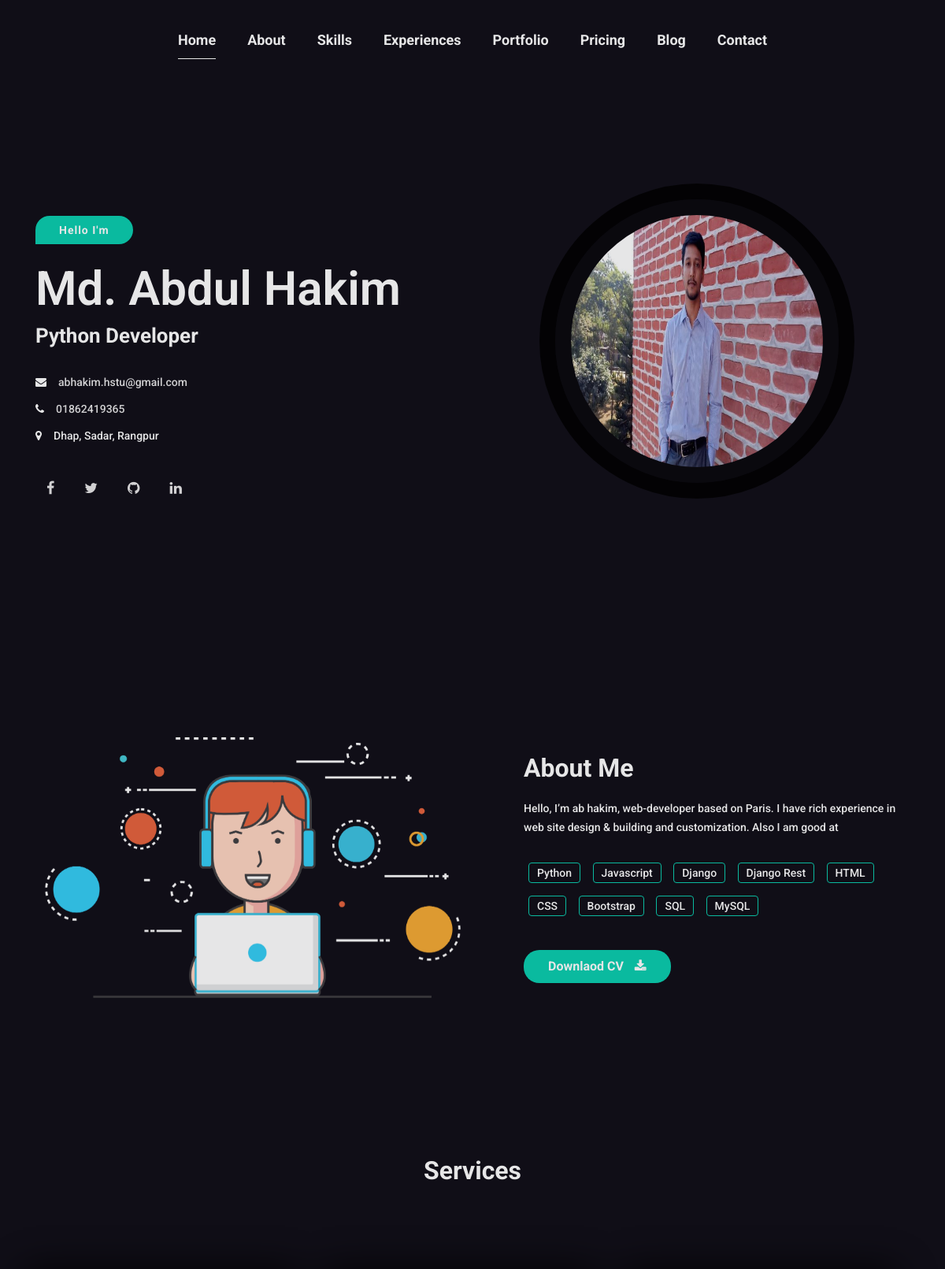
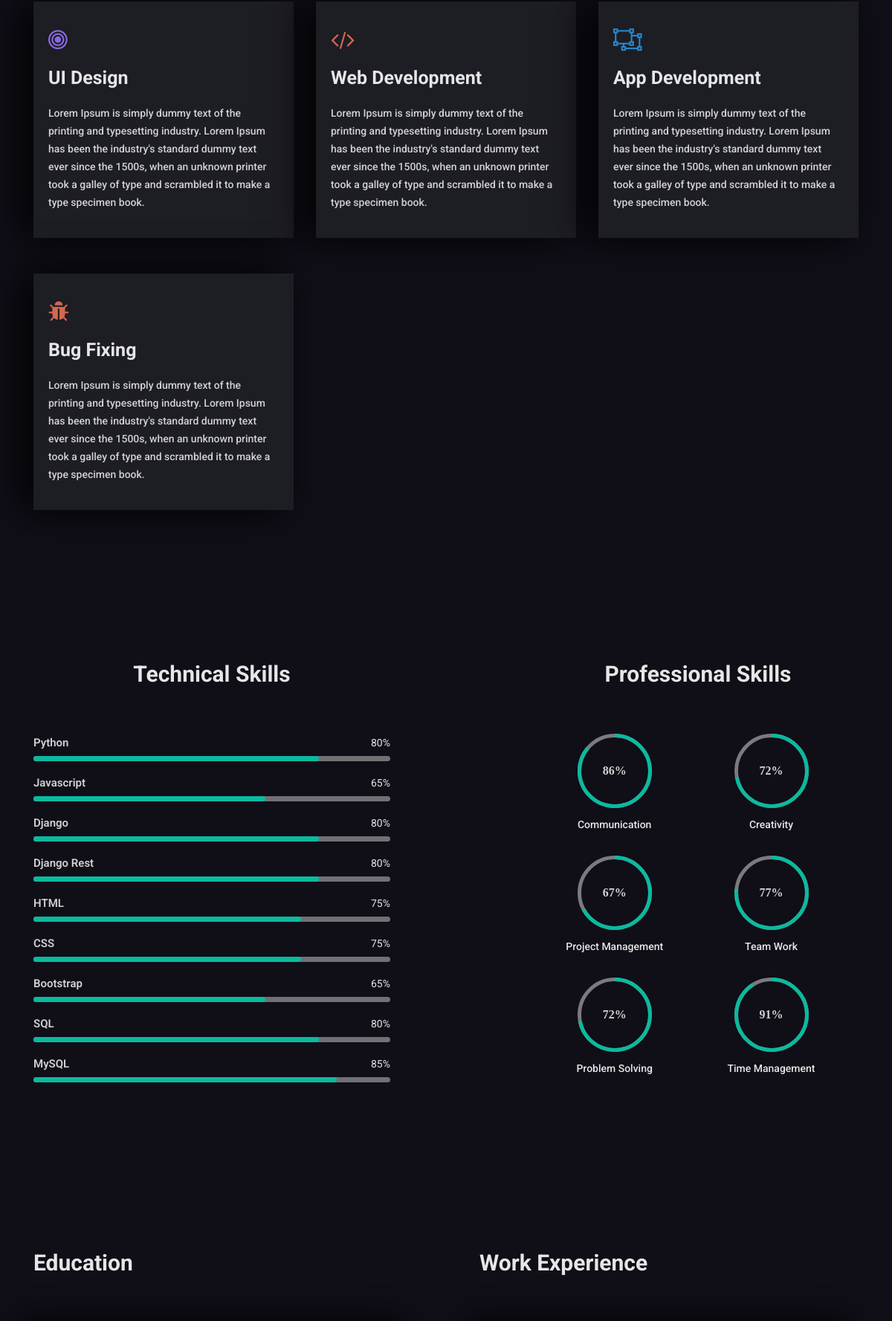
The page / (upper part) on the database its author committed (2 pictures, top to bottom).
### base/models.py (models this page shows, shortened)
class Profile(models.Model):
    name = models.CharField(max_length=100)
    profession = models.CharField(max_length=255)
    image = models.ImageField(upload_to='profile', blank=True)
    email = models.EmailField(max_length=100)
    phone = models.CharField(max_length=15)
    address = models.CharField(max_length=255)
    facebook = models.URLField(max_length=1000)
    twitter = models.URLField(max_length=1000)
    github = models.URLField(max_length=1000)
    linkedin = models.URLField(max_length=1000)
    is_active = models.BooleanField(default=False)

class About(models.Model):
    image = models.ImageField(upload_to='about', blank=True)
    description = models.CharField(max_length=1000)
    is_active = models.BooleanField(default=False)

class Skill(models.Model):
    name = models.CharField(max_length=255)
    category = models.CharField(max_length=255, choices=SKILL_CATEGORY, default='technical')
    proficiency = models.IntegerField()
    is_active = models.BooleanField(default=False)

class Service(models.Model):
    logo = models.CharField(max_length=255)
    tittle = models.CharField(max_length=255)
    description = models.CharField(max_length=1000)
    is_active = models.BooleanField(default=False)

### base/views.py (the view)
# urls.py: path('', views.index, name='index'),
def index(request):
    profiles = Profile.objects.filter(is_active=True)
    abouts = About.objects.filter(is_active=True)
    skills = Skill.objects.filter(category='technical')
    services = Service.objects.filter(is_active=True)
    t_skills = Skill.objects.filter(category='technical')
    p_skills = Skill.objects.filter(category='professional')
    educations = Education.objects.filter(is_active=True)
    experiences = Experience.objects.filter(is_active=True)
    address = Location.objects.all().last()
    categories = Category.objects.all().order_by('name')
    blogs = Blog.objects.all()
    location = geocoder.osm(address)
    lat = location.lat
    lng = location.lng
    country = location.country
    if lat == None or lng == None:
        address.delete()
        return HttpResponse('You address input is invalid')
    m = folium.Map(location=[19, -12], zoom_start=2)
    folium.Marker([lat, lng], tooltip='Click for more', popup=address).add_to(m)
    m = m._repr_html_()
    context = {
        'profiles': profiles,
        'abouts': abouts,
        'skills': skills,
        'services': services,
        't_skills': t_skills,
        'p_skills': p_skills,
        'educations': educations,
        'experiences': experiences,
        'categories': categories,
        'blogs': blogs,
        'my_map': m,
    }
    return render(request, 'home.html', context)

### templates/home.html (shortened to what this page needs)
{% load static %}
<!doctype html>
<html lang="en">
    <head>
        <link rel="stylesheet" href="{% static 'assets/icons/font-awesome-4.7.0/css/font-awesome.min.css' %}">
        <link rel="stylesheet" href="{% static 'assets/plugins/css/bootstrap.min.css' %}">
        <link rel="stylesheet" href="{% static 'assets/plugins/css/animate.css' %}">
        <link rel="stylesheet" href="{% static 'assets/plugins/css/owl.css' %}">
        <link rel="stylesheet" href="{% static 'assets/plugins/css/jquery.fancybox.min.css' %}">
        <link rel="stylesheet" href="{% static 'assets/css/styles.css' %}">
        <link rel="stylesheet" href="{% static 'assets/css/responsive.css' %}">
        <link rel="alternate stylesheet" href="{% static 'assets/css/colors/blue.css' %}" title="blue">
        <link rel="stylesheet" href="{% static 'assets/css/colors/defauld.css' %}" title="defauld">
        <link rel="alternate stylesheet" href="{% static 'assets/css/colors/green.css' %}" title="green">
        <link rel="alternate stylesheet" href="{% static 'assets/css/colors/blue-munsell.css' %}" title="blue-munsell">
        <link rel="alternate stylesheet" href="{% static 'assets/css/colors/orange.css' %}" title="orange">
        <link rel="alternate stylesheet" href="{% static 'assets/css/colors/purple.css' %}" title="purple">
        <link rel="alternate stylesheet" href="{% static 'assets/css/colors/slate.css' %}" title="slate">
        <link rel="alternate stylesheet" href="{% static 'assets/css/colors/yellow.css' %}" title="yellow">
    </head>
    <body class="dark-vertion black-bg">
        <header class="black-bg mh-header mh-fixed-nav nav-scroll mh-xs-mobile-nav wow fadeInUp" id="mh-header">
            <div class="container">
                <div class="row">
                    <nav class="navbar navbar-expand-lg mh-nav nav-btn">
                        <div class="collapse navbar-collapse" id="navbarSupportedContent">
                            <ul class="navbar-nav mr-auto ml-auto">
                                <li class="nav-item active">
                                    <a class="nav-link" href="#mh-home">Home</a>
                                </li>
                                <li class="nav-item">
                                    <a class="nav-link" href="#mh-about">About</a>
                                </li>
                                <li class="nav-item">
                                   <a class="nav-link" href="#mh-skills">Skills</a>
                                </li>
                                <li class="nav-item">
                                   <a class="nav-link" href="#mh-experience">Experiences</a>
                                </li>
                                <li class="nav-item">
                                    <a class="nav-link" href="#mh-portfolio">Portfolio</a>
                                </li>
                                <li class="nav-item">
                                    <a class="nav-link" href="#mh-pricing">Pricing</a>
                                </li>
                                <li class="nav-item">
                                    <a class="nav-link" href="#mh-blog">Blog</a>
                                </li>
                                <li class="nav-item">
                                   <a class="nav-link" href="#mh-contact">Contact</a>
                                </li>
                            </ul>
                        </div>
                    </nav>
                </div>
            </div>
        </header>
        <section class="mh-home" id="mh-home">
            <div class="home-ovimg">
                <div class="container">
                    <div class="row xs-column-reverse section-separator vertical-middle-content home-padding">
                        {% for profile in profiles %}
                        <div class="col-sm-6">
                            <div class="mh-header-info">
                                <div class="mh-promo wow fadeInUp" data-wow-duration="0.8s" data-wow-delay="0.1s">
                                    <span>Hello I'm</span>
                                </div>
                                <h2 class="wow fadeInUp" data-wow-duration="0.8s" data-wow-delay="0.2s">{{ profile.name }}</h2>
                                <h4 class="wow fadeInUp" data-wow-duration="0.8s" data-wow-delay="0.3s">{{ profile.profession }}</h4>
                                <ul>
                                    <li class="wow fadeInUp" data-wow-duration="0.8s" data-wow-delay="0.4s"><i class="fa fa-envelope"></i><a href="mailto:">{{ profile.email }}</a></li>
                                    <li class="wow fadeInUp" data-wow-duration="0.8s" data-wow-delay="0.5s"><i class="fa fa-phone"></i><a href="callto:">{{ profile.phone }}</a></li>
                                    <li class="wow fadeInUp" data-wow-duration="0.8s" data-wow-delay="0.6s"><i class="fa fa-map-marker"></i><address>{{ profile.address }}</address></li>
                                </ul>
                                <ul class="social-icon wow fadeInUp" data-wow-duration="0.8s" data-wow-delay="0.7s">
                                    <li><a href="{{ profile.facebook }}"><i class="fa fa-facebook"></i></a></li>
                                    <li><a href="{{ profile.twitter }}"><i class="fa fa-twitter"></i></a></li>
                                    <li><a href="{{ profile.github }}"><i class="fa fa-github"></i></a></li>
                                    <li><a href="{{ profile.linkedin }}"><i class="fa fa-linkedin"></i></a></li>
                                </ul>
                            </div>
                        </div>
                        <div class="col-sm-6">
                            <div class="hero-img wow fadeInUp" data-wow-duration="0.8s" data-wow-delay="0.6s">
                                <div class="img-border">
                                    <img src="{{ profile.image.url }}" alt=""  class="img-fluid">
                                </div>
                            </div>
                        </div>
                        {% endfor %}
                    </div>
                </div>
            </div>
        </section>
        <section class="mh-about" id="mh-about">
            <div class="container">
                <div class="row section-separator">
                    {% for about in abouts %}
                    <div class="col-sm-12 col-md-6">
                        <div class="mh-about-img shadow-2 wow fadeInUp" data-wow-duration="0.8s" data-wow-delay="0.4s">
                            <img src="{{ about.image.url }}" alt="" class="img-fluid">
                        </div>
                    </div>
                    <div class="col-sm-12 col-md-6">
                        <div class="mh-about-inner">
                            <h2 class="wow fadeInUp" data-wow-duration="0.8s" data-wow-delay="0.1s">About Me</h2>
                            <p class="wow fadeInUp" data-wow-duration="0.8s" data-wow-delay="0.2s">{{ about.description }}</p>
                            <div class="mh-about-tag wow fadeInUp" data-wow-duration="0.8s" data-wow-delay="0.3s">
                                <ul>
                                    {% for skill in skills %}
                                    <li><span>{{ skill.name }}</span></li>
                                    {% endfor %}
                                </ul>
                            </div>
                            <a href="#" class="btn btn-fill wow fadeInUp" data-wow-duration="0.8s" data-wow-delay="0.4s">Downlaod CV <i class="fa fa-download"></i></a>
                        </div>
                    </div>
                    {% endfor %}
                </div>
            </div>
        </section>
        <section class="mh-service">
            <div class="container">
                <div class="row section-separator">
                    <div class="col-sm-12 text-center section-title wow fadeInUp" data-wow-duration="0.8s" data-wow-delay="0.2s">
                        <h2>Services</h2>
                    </div>
                    {% for service in services %}
                    <div class="col-md-4 service-div col-sm-12 mt-5">
                        <div class="mh-service-item shadow-1 dark-bg wow fadeInUp" data-wow-duration="0.8s" data-wow-delay="0.3s">
                            <i class="{{ service.logo }}"></i>
                            <h3>{{ service.tittle }}</h3>
                            <p>{{ service.description }}</p>
                        </div>
                    </div>
                    {% endfor %}
                </div>
            </div>
        </section>
        <section class="mh-skills" id="mh-skills">
            <div class="container">
                <div class="row section-separator">
                    <div class="section-title text-center col-sm-12">
                    </div>
                    <div class="col-sm-12 col-md-6">
                        <div class="mh-skills-inner">
                            <div class="mh-professional-skill wow fadeInUp" data-wow-duration="0.8s" data-wow-delay="0.3s">
                                <h3>Technical Skills</h3>
                                <div class="each-skills">
                                    {% for t_skill in t_skills %}
                                    <div class="candidatos">
                                        <div class="parcial">
                                            <div class="info">
                                                <div class="nome">{{ t_skill.name }}</div>
                                                <div class="percentagem-num">{{ t_skill.proficiency }}%</div>
                                            </div>
                                            <div class="progressBar">
                                                <div class="percentagem" style="width: {{ t_skill.proficiency }}%;"></div>
                                            </div>
                                        </div>
                                    </div>
                                    {% endfor %}
                                </div>
                            </div>
                        </div>
                    </div>
                    <div class="col-sm-12 col-md-6">
                        <div class="mh-professional-skills wow fadeInUp" data-wow-duration="0.8s" data-wow-delay="0.5s">
                            <h3>Professional Skills</h3>
                            <ul class="mh-professional-progress" >
                                {% for p_skill in p_skills %}
                                <li>
                                    <div class="mh-progress mh-progress-circle" data-progress="{{p_skill.proficiency}}"></div>
                                    <div class="pr-skill-name">{{ p_skill.name }}</div>
                                </li>
                                {% endfor %}
                            </ul>
                        </div>
                    </div>
                </div>
            </div>
        </section>
        <section class="mh-experince" id="mh-experience">
            <div class="bolor-overlay">
                <div class="container">
                    <div class="row section-separator">
                        <div class="col-sm-12 col-md-6">
                            <div class="mh-education">
                                 <h3 class="wow fadeInUp" data-wow-duration="0.8s" data-wow-delay="0.2s">Education</h3>
                            </div>
                        </div>
                        <div class="col-sm-12 col-md-6">
                            <div class="mh-work">
                                 <h3>Work Experience</h3>
                            </div>
                        </div>
                    </div>
                </div>
            </div>
        </section>
    </body>
</html>

### rows shown on the page
Profile: name "Md. Abdul Hakim", profession "Python Developer", email "abhakim.hstu@gmail.com", phone "01862419365", address "Dhap, Sadar, Rangpur", image (picture)
About: image (picture), description "Hello, I’m ab hakim, web-developer based on Paris. I have rich experience in web site design & building and customization. Also I am good at"
Skill: name "Python", proficiency "80"
Skill: name "Javascript", proficiency "65"
Skill: name "Django", proficiency "80"
Skill: name "Django Rest", proficiency "80"
Skill: name "HTML", proficiency "75"
Skill: name "CSS", proficiency "75"
Skill: name "Bootstrap", proficiency "65"
Skill: name "SQL", proficiency "80"
Skill: name "MySQL", proficiency "85"
Service: tittle "UI Design", description "Lorem Ipsum is simply dummy text of the printing and typesetting industry. Lorem Ipsum has been the industry's standard dummy text ever since the 1500s, when an unknown printer took a galley of type and scrambled it to make a type specimen book."
Service: tittle "Web Development", description "Lorem Ipsum is simply dummy text of the printing and typesetting industry. Lorem Ipsum has been the industry's standard dummy text ever since the 1500s, when an unknown printer took a galley of type and scrambled it to make a type specimen book."
Service: tittle "App Development", description "Lorem Ipsum is simply dummy text of the printing and typesetting industry. Lorem Ipsum has been the industry's standard dummy text ever since the 1500s, when an unknown printer took a galley of type and scrambled it to make a type specimen book."
Service: tittle "Bug Fixing", description "Lorem Ipsum is simply dummy text of the printing and typesetting industry. Lorem Ipsum has been the industry's standard dummy text ever since the 1500s, when an unknown printer took a galley of type and scrambled it to make a type specimen book."
Skill: name "Communication"
Skill: name "Creativity"
Skill: name "Project Management"
Skill: name "Team Work"
Skill: name "Problem Solving"
Skill: name "Time Management"
